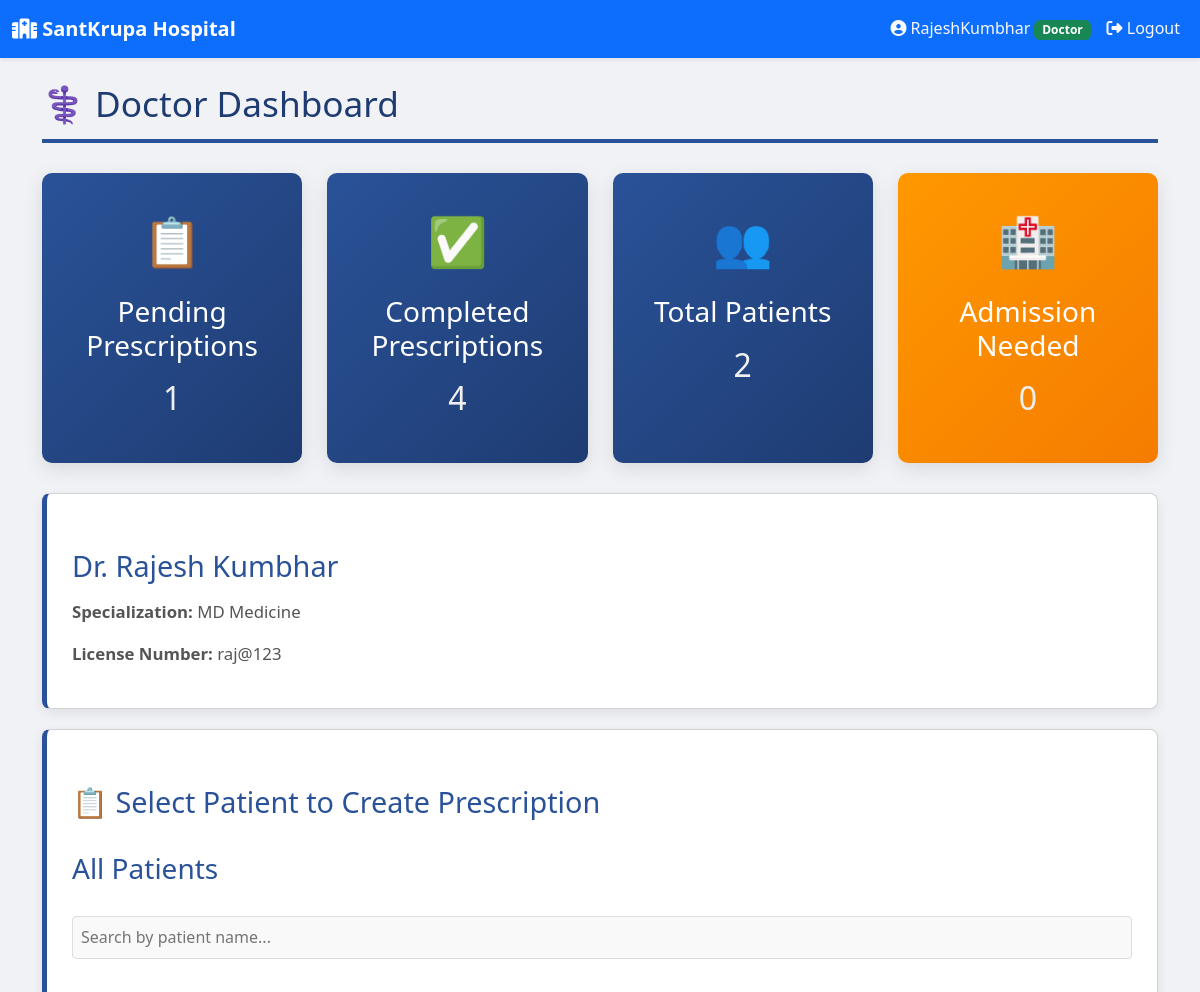
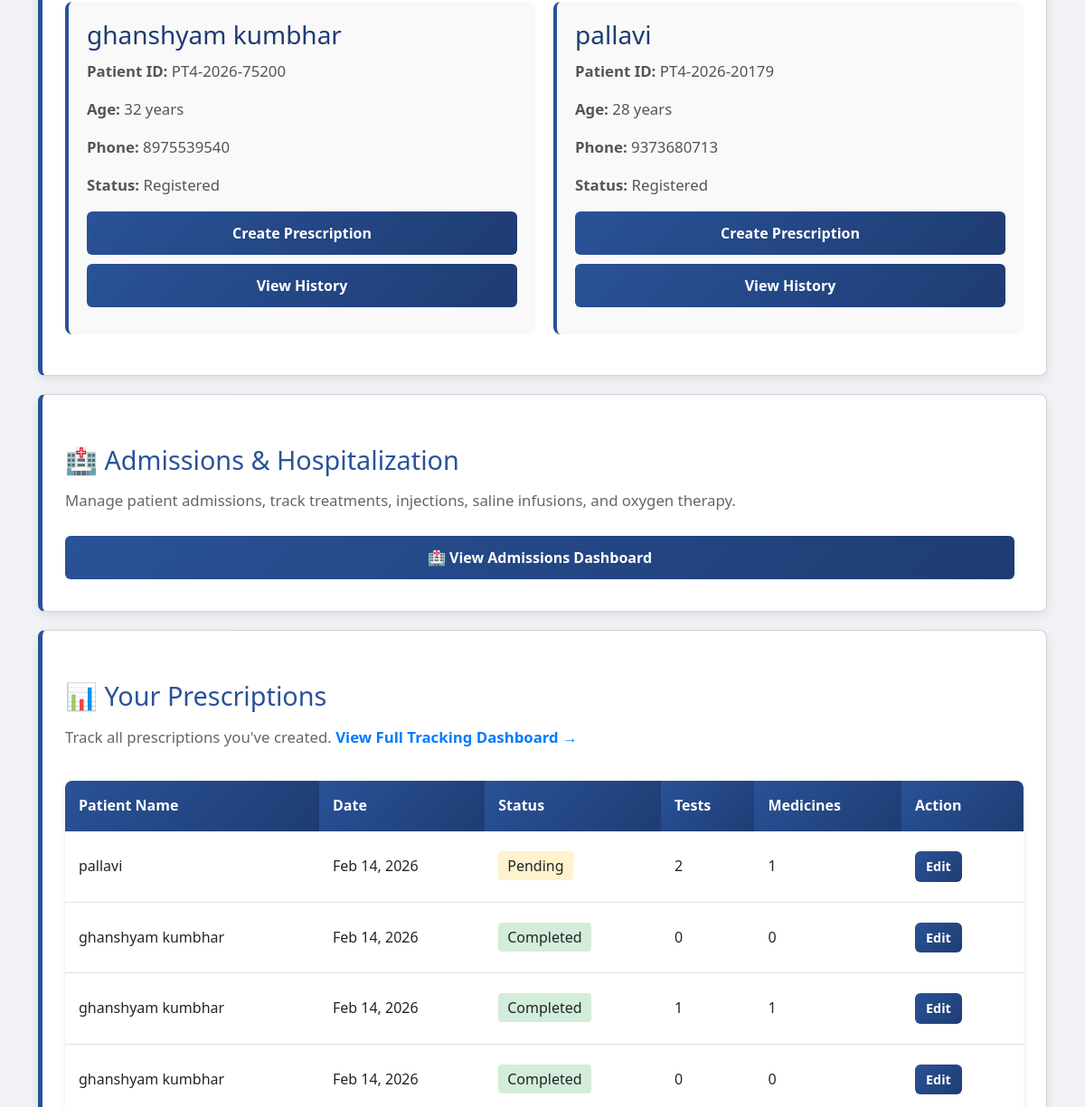
The page /clinic/ghanshyam_123/doctor/dashboard/ (signed in, upper part) on the database as committed earlier (2 pictures, top to bottom).
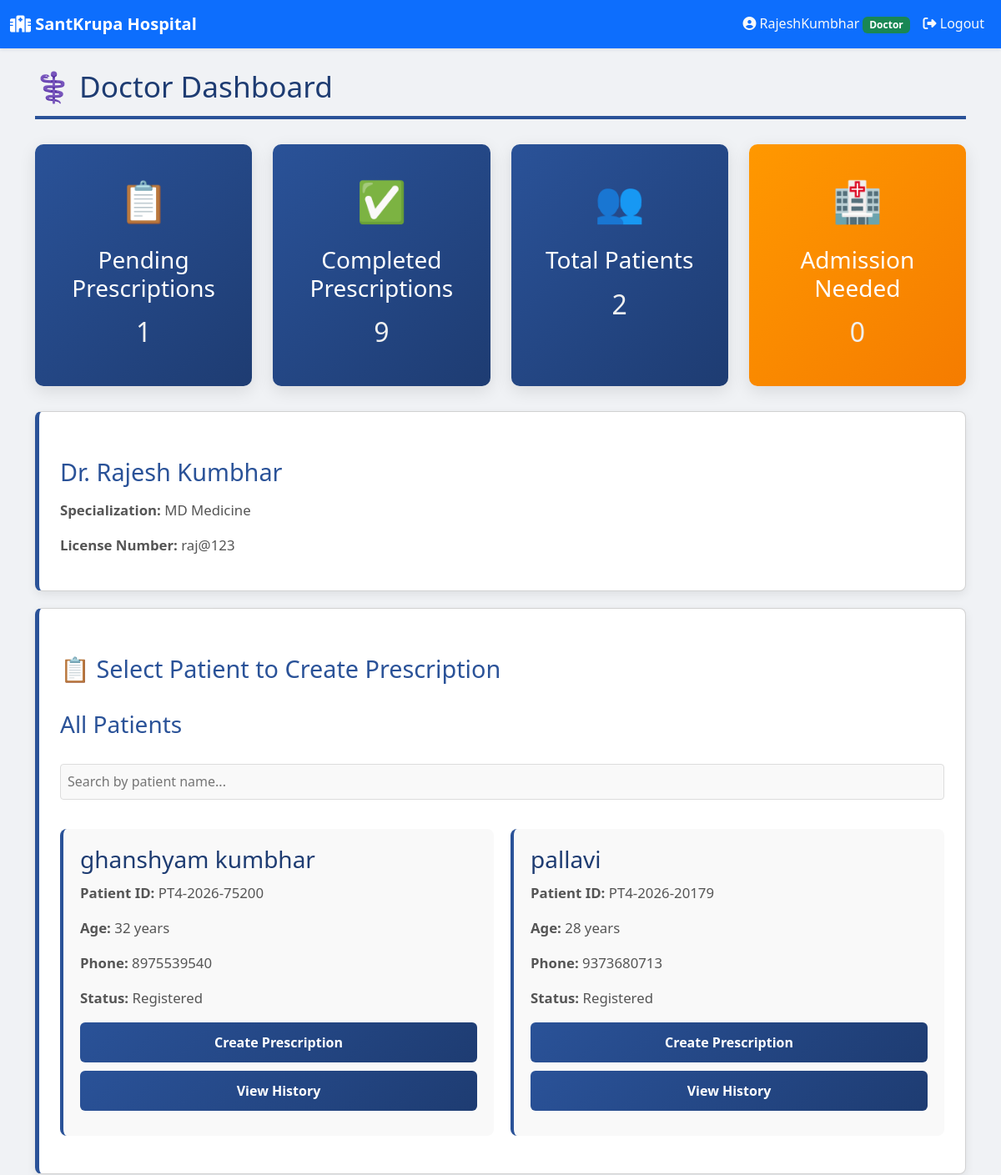
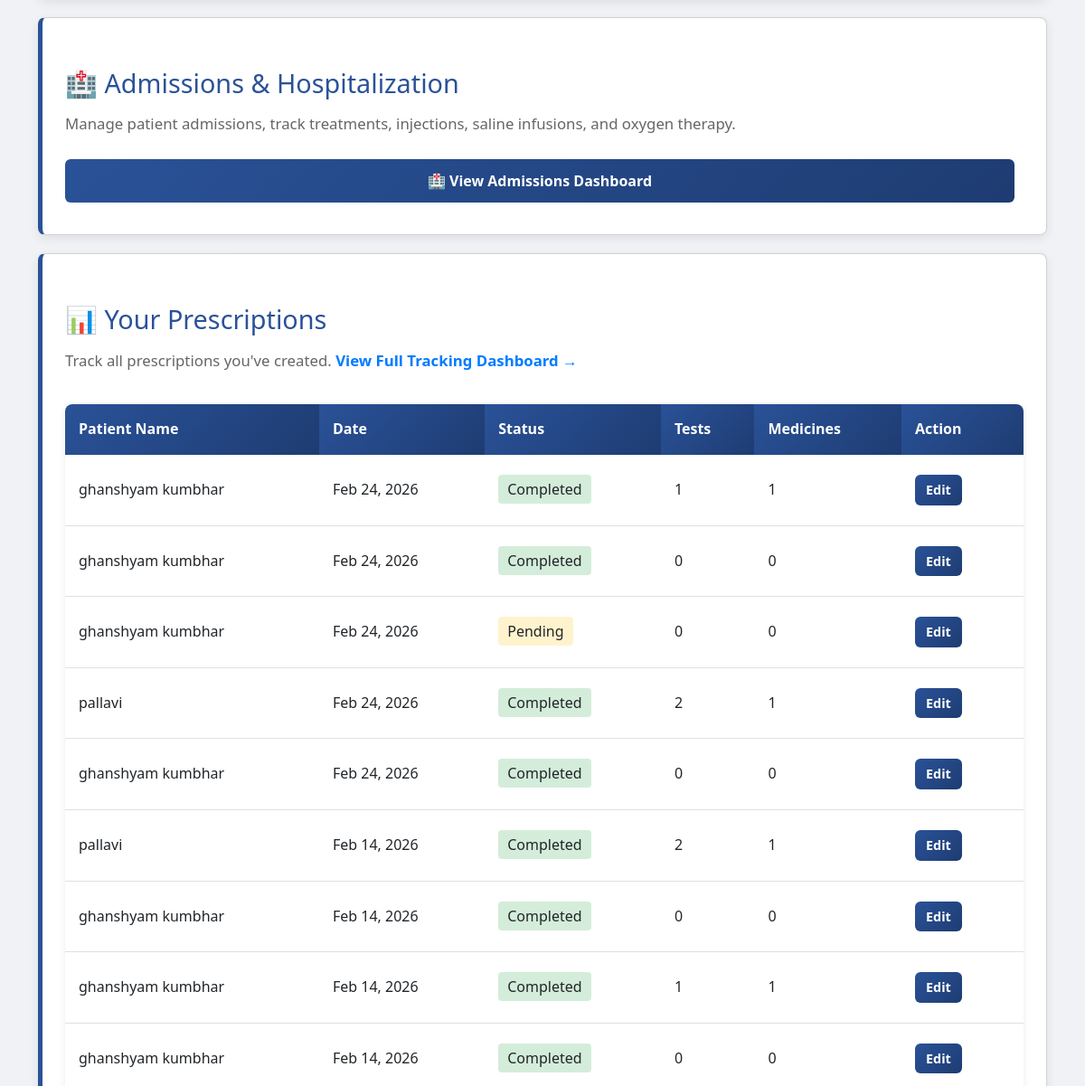
The same page on the database as committed later (2 pictures, top to bottom).
### hospital/models.py (models this page shows, shortened)
class Patient(models.Model):
    STATUS_CHOICES = [
        ('registered', 'Registered'),
        ('in_diagnosis', 'In Diagnosis'),
        ('treatment_started', 'Treatment Started'),
        ('discharged', 'Discharged'),
    ]
    clinic = models.ForeignKey(Clinic, on_delete=models.CASCADE, related_name='patients', null=True, blank=True)
    patient_id = models.CharField(max_length=20, editable=False)
    user = models.OneToOneField(User, on_delete=models.CASCADE, null=True, blank=True)
    patient_name = models.CharField(max_length=100)
    age = models.IntegerField()
    address = models.TextField()
    phone_number = models.CharField(max_length=15)
    registration_date = models.DateField(auto_now_add=True)
    status = models.CharField(max_length=20, choices=STATUS_CHOICES, default='registered')
    default_password = models.CharField(max_length=20, blank=True)
    registered_by = models.ForeignKey(User, on_delete=models.SET_NULL, null=True, blank=True,
                                     related_name='patients_registered',
                                     limit_choices_to={'role': 'receptionist'})
    objects = ClinicManager()
    class Meta:
        ordering = ['-registration_date']
        unique_together = [['clinic', 'patient_id']]
        indexes = [
            models.Index(fields=['clinic', 'registration_date']),
            models.Index(fields=['clinic', 'phone_number']),
        ]

class Prescription(models.Model):
    STATUS_CHOICES = [
        ('pending', 'Pending'),
        ('completed', 'Completed'),
        ('cancelled', 'Cancelled'),
    ]
    clinic = models.ForeignKey(Clinic, on_delete=models.CASCADE, related_name='prescriptions', null=True, blank=True)
    patient = models.ForeignKey(Patient, on_delete=models.CASCADE, related_name='prescriptions')
    doctor = models.ForeignKey(Doctor, on_delete=models.SET_NULL, null=True, related_name='prescriptions')
    prescription_date = models.DateTimeField(auto_now_add=True)
    status = models.CharField(max_length=20, choices=STATUS_CHOICES, default='pending')
    admission_recommended = models.BooleanField(default=False, help_text="Doctor recommends patient admission to hospital")
    admission_reason = models.TextField(blank=True, help_text="Reason for recommending admission")
    objects = ClinicManager()
    class Meta:
        ordering = ['-prescription_date']

### hospital/views.py (the view)
# urls.py: path('doctor/dashboard/', views.doctor_dashboard, name='doctor_dashboard'),
@login_required(login_url='login')
@require_http_methods(["GET", "POST"])
def doctor_dashboard(request, clinic_slug=None):
    if request.user.role != 'doctor':
        return redirect('homepage')
    try:
        doctor = Doctor.objects.get(user=request.user)
    except Doctor.DoesNotExist:
        messages.error(request, "Doctor profile not found!")
        return redirect('homepage')
    clinic = getattr(request, 'clinic', None)
    if not clinic and clinic_slug:
        try:
            clinic = Clinic.objects.get(slug=clinic_slug)
        except Clinic.DoesNotExist:
            clinic = None
    if not clinic and getattr(request.user, 'clinic', None):
        clinic = request.user.clinic
    if not clinic and getattr(doctor, 'clinic', None):
        clinic = doctor.clinic
    if clinic:
        patients = Patient.objects.filter(clinic=clinic).order_by('-registration_date')
        prescriptions = Prescription.objects.filter(doctor=doctor, clinic=clinic).order_by('-prescription_date')
    else:
        patients = Patient.objects.all().order_by('-registration_date')
        prescriptions = Prescription.objects.filter(doctor=doctor).order_by('-prescription_date')
    search_query = request.GET.get('search', '').strip()
    if search_query:
        patients = patients.filter(patient_name__icontains=search_query)
    pending_prescriptions = prescriptions.filter(status='pending')
    pending_test_results = Test.objects.filter(prescription__doctor=doctor, clinic=clinic, is_completed=False) if clinic else Test.objects.filter(prescription__doctor=doctor, is_completed=False)
    from django.utils import timezone
    today = timezone.now().date()
    print(f"Doctor Dashboard: Fetching today's consultations for doctor {doctor} in clinic {clinic} on {today}")
    if clinic:
        todays_consultations = PatientVisit.objects.filter(
            check_in_date__date=today,
            clinic=clinic,
            status='checked_in'
        )
    else:
        todays_consultations = PatientVisit.objects.filter(
            check_in_date__date=today,
            status='checked_in'
        )
    print(f"Doctor Dashboard: Found {todays_consultations.count()} check-ins for today before filtering by doctor")
    checkin_search = request.GET.get('checkin_search', '').strip()
    if checkin_search:
        todays_consultations = todays_consultations.filter(patient__patient_name__icontains=checkin_search)
    patients_with_prescriptions = set(Prescription.objects.filter(doctor=doctor, clinic=clinic, prescription_date=today).values_list('patient_id', flat=True))
    print(f"Doctor Dashboard: Patients with prescriptions today: {patients_with_prescriptions}")
    available_patients = patients.exclude(id__in=patients_with_prescriptions)
    todays_checkins_without_prescription = todays_consultations.exclude(patient_id__in=patients_with_prescriptions)
    context = {
        'doctor': doctor,
        'clinic': clinic,
        'patients': available_patients,
        'prescriptions': prescriptions,
        'pending_prescriptions': pending_prescriptions,
        'pending_test_results': pending_test_results,
        'todays_consultations': todays_checkins_without_prescription,
        'total_patients': patients.count(),
        'search_query': search_query,
        'checkin_search': checkin_search,
    }
    return render(request, 'hospital/doctor/dashboard.html', context)

### hospital/managers.py (called while the page is built)
    def get_queryset(self):
        return super().get_queryset()

### hospital/models.py (called while the page is built)
    def __str__(self):
        return f"{self.name} ({self.slug})"

    def __str__(self):
        return f"Dr. {self.user.first_name} {self.user.last_name} - {self.clinic.name}"

### hospital/templates/hospital/doctor/dashboard.html (shortened to what the changed rows need)
{% extends "hospital/base.html" %}
{% block content %}
<h1>⚕️ Doctor Dashboard</h1>
<div class="dashboard-grid">
    <div class="dashboard-item">
        <div class="icon">✅</div>
        <h3 style="color: #fff; margin-top: 0;">Completed Prescriptions</h3>
        <p style="color: #f0f0f0; font-size: 2em; margin: 10px 0;">{{ prescriptions|dictsort:"status"|length }}</p>
    </div>
</div>
<div class="card">
    <h2>Dr. {{ doctor.user.first_name }} {{ doctor.user.last_name }}</h2>
</div>
<div class="card">
    <h2>📋 Select Patient to Create Prescription</h2>
    {% if patients %}
        <div style="display: grid; grid-template-columns: repeat(auto-fit, minmax(280px, 1fr)); gap: 20px; margin: 20px 0;">
            {% for patient in patients %}
            <div style="background: #f9f9f9; padding: 20px; border-radius: 8px; border-left: 4px solid #2a5298;">
                <h3 style="margin-top: 0; color: #1e3c72;">{{ patient.patient_name }}</h3>
                <p><strong>Patient ID:</strong> {{ patient.patient_id }}</p>
                <p><strong>Age:</strong> {{ patient.age }} years</p>
                <p><strong>Phone:</strong> {{ patient.phone_number }}</p>
                <p><strong>Status:</strong> {{ patient.get_status_display }}</p>
                {% if clinic %}
                <a href="{% url 'create_prescription' clinic.slug patient.id %}" class="btn" style="width: 100%; text-align: center; display: block; margin-bottom: 10px;">Create Prescription</a>
                <a href="{% url 'patient_history' clinic.slug patient.id %}" class="btn" style="width: 100%; text-align: center; display: block; background-color: #6c757d;">View History</a>
                {% else %}
                <a href="#" class="btn" style="width: 100%; text-align: center; display: block; margin-bottom: 10px;">Create Prescription</a>
                <a href="#" class="btn" style="width: 100%; text-align: center; display: block; background-color: #6c757d;">View History</a>
                {% endif %}
            </div>
            {% endfor %}
        </div>
    {% else %}
        <div class="alert-info">No patients available.</div>
    {% endif %}
</div>
<div class="card">
    <h2>🏥 Admissions & Hospitalization</h2>
</div>
<div class="card">
    <h2>📊 Your Prescriptions</h2>
    {% if prescriptions %}
        <table>
            <thead>
                <tr>
                    <th>Patient Name</th>
                    <th>Date</th>
                    <th>Status</th>
                    <th>Tests</th>
                    <th>Medicines</th>
                    <th>Action</th>
                </tr>
            </thead>
            <tbody>
                {% for prescription in prescriptions %}
                <tr>
                    <td>{{ prescription.patient.patient_name }}</td>
                    <td>{{ prescription.prescription_date|date:"M d, Y" }}</td>
                    <td>
                        <span style="background:
                            {% if prescription.status == 'pending' %}#fff3cd
                            {% elif prescription.status == 'completed' %}#d4edda
                            {% else %}#f8d7da{% endif %};
                            padding: 5px 10px; border-radius: 4px;">
                            {{ prescription.get_status_display }}
                        </span>
                    </td>
                    <td>{{ prescription.tests.count }}</td>
                    <td>{{ prescription.medicines.count }}</td>
                    <td>
                        {% if clinic %}
                        <a href="{% url 'add_prescription_details' clinic.slug prescription.id %}" class="btn" style="padding: 6px 12px; font-size: 0.9em;">Edit</a>
                        {% else %}
                        <a href="{% url 'add_prescription_details' prescription.id %}" class="btn" style="padding: 6px 12px; font-size: 0.9em;">Edit</a>
                        {% endif %}
                    </td>
                </tr>
                {% endfor %}
            </tbody>
        </table>
    {% else %}
        <div class="alert-info">No prescriptions created yet.</div>
    {% endif %}
</div>
{% endblock %}

Rows that differ between the two databases and show on the page:
added Prescription: patient.patient_name "ghanshyam kumbhar", prescription_date "Feb 24, 2026", status "Completed", tests.count "1", medicines.count "1"
added Prescription: patient.patient_name "ghanshyam kumbhar", prescription_date "Feb 24, 2026", status "Completed", tests.count "0", medicines.count "0"
added Prescription: patient.patient_name "ghanshyam kumbhar", prescription_date "Feb 24, 2026", status "Pending", tests.count "0", medicines.count "0"
added Prescription: patient.patient_name "pallavi", prescription_date "Feb 24, 2026", status "Completed", tests.count "2", medicines.count "1"
added Prescription: patient.patient_name "ghanshyam kumbhar", prescription_date "Feb 24, 2026", status "Completed", tests.count "0", medicines.count "0"
changed Prescription (number 6 of 9 on the later page): status "Pending" → "Completed"
Other text that changed with them:
{{ prescriptions|dictsort:"status"|length }}: "4" → "9"
